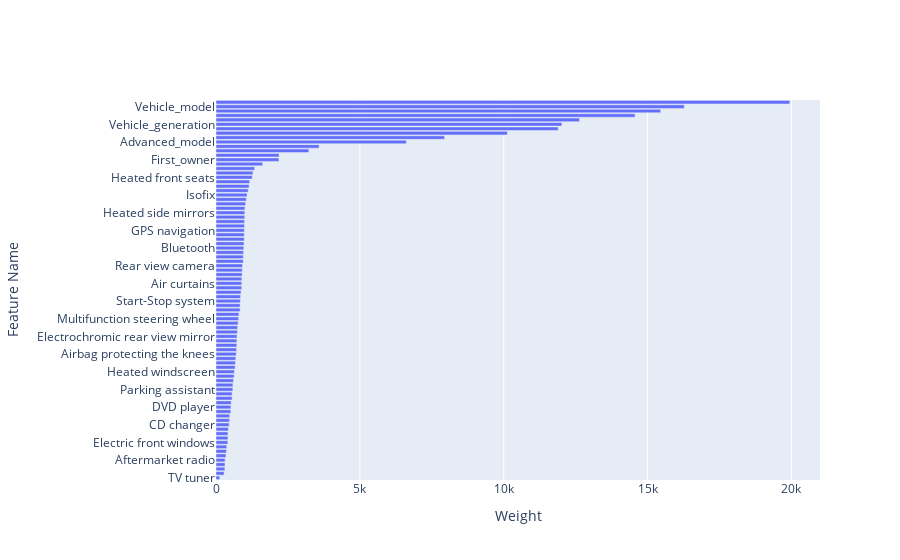

Write notebook code for a chart like this one.
### Code cell
training_process(
    model_name="xgboost_classifier",
    model_class=PriceClassifierXGBoostModel,
    hyperparameters_class=PriceClassifierXGBoostModelHyperparams,
    intervals_function=lambda x: 10 ** (0.4 * x) + 500 * (x + 1) ** 1.2 + 500 * x**0.8,
    param_grid={
        "learning_rate": [0.14034069550007902],
        "max_depth": [11],
        "n_estimators": [350],
        "min_child_weight": [6],
        "gamma": [1.3736089649503211],
        "subsample": [0.7806217129238506],
        "colsample_bytree": [0.691463437376895],
        "reg_alpha": [0.9541011649041133],
        "reg_lambda": [3.708182521982664],
        "max_delta_step": [5.0],
        "colsample_bynode": [0.7],
        "colsample_bylevel": [0.7],
    },
    gpu_mode=False,
)

### Figure 1 — Plotly figure (JSON) as saved in the notebook; plotly's stock layout.template omitted (floating-point values rounded to 4 significant figures)
{"data": [{"orientation": "h", "type": "bar", "x": [131, 282, 310, 312, 315, 346, 367, 373, 412, 413, 416, 428, 458, 472, 473, 514, 517, 527, 558, 560, 585, 588, 608, 629, 636, 664, 676, 686, 702, 714, 723, 726, 730, 744, 749, 769, 786, 798, 837, 838, 844, 855, 870, 893, 895, 899, 909, 911, 920, 947, 947, 960, 964, 975, 980, 982, 985, 989, 990, 998, 1001, 1005, 1028, 1053, 1078, 1119, 1150, 1170, 1261, 1284, 1344, 1623, 2187, 2192, 3228, 3583, 6617, 7944, 10126, 11892, 12021, 12637, 14565, 15456, 16276, 19944], "y": ["TV tuner", "HUD(head-up display)", "Heated rear seats", "Four-zone air conditioning", "Aftermarket radio", "Auxiliary heating", "Central locking", "Adjustable suspension", "Electric front windows", "ABS", "Passengers airbag", "Drivers airbag", "CD changer", "Blind spot sensor", "Power steering", "Sunroof", "DVD player", "Panoramic roof", "Electrically adjustable mirrors", "Shift paddles", "Parking assistant", "Lane assistant", "Active cruise control", "Immobilizer", "Heated windscreen", "Rain sensor", "Electrically adjustable seats", "Hook", "Airbag protecting the knees", "Condition", "On-board computer", "Roof rails", "Electrochromic rear view mirror", "Factory radio", "Speed limiter", "Twilight sensor", "Multifunction steering wheel", "USB socket", "ESP(stabilization of the track)", "Electrochromic side mirrors", "Start-Stop system", "Cruise control", "SD socket", "Electric rear windows", "Air curtains", "Rear side airbags", "MP3", "ASR (traction control)", "Rear view camera", "Fog lights", "Front side airbags", "Automatic air conditioning", "Bluetooth", "Xenon lights", "Daytime running lights", "Dual zone air conditioning", "GPS navigation", "Alarm", "LED lights", "AUX socket", "Heated side mirrors", "Rear parking sensors", "Leather upholstery", "Manual air conditioning", "Isofix", "Front parking sensors", "Velor upholstery", "Tinted windows", "Heated front seats", "CD", "Alloy wheels", "Transmission", "First_owner", "Doors_number", "Drive", "Fuel_type", "Advanced_model", "Type", "Displacement_cm3", "Colour", "Vehicle_generation", "Vehicle_brand", "Power_HP", "Production_year", "Vehicle_model", "Mileage_km"]}], "layout": {"xaxis": {"title": {"text": "Weight"}}, "yaxis": {"title": {"text": "Feature Name"}}}}
